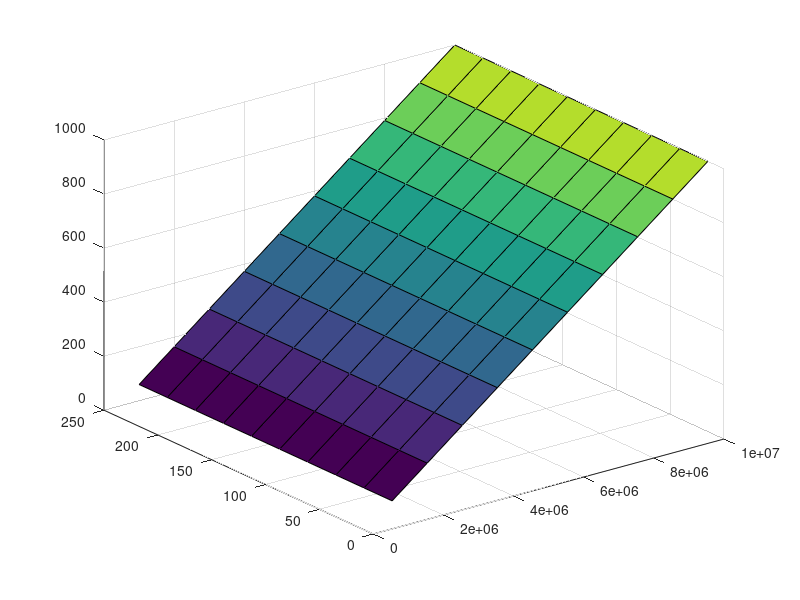

Write MATLAB code to recreate this figure. (Note: this script raises an error after producing the figure.)
iterations = 10;

sigma_list = linspace(15,250,iterations);

freq_list = linspace(1000000,10000000,iterations);

Z_list = zeros(length(freq_list),length(sigma_list));

Z_list_temp = zeros(length(freq_list),length(sigma_list));



for m=1:iterations
    w = freq_list(m);
    
    for n=1:iterations
        sigma = sigma_list(n);
        L = sigma/w;
        C = 1/sigma*w;
        
        Zantena = ( 1j*w*L*(1/(1j*w*C)) )/( 1j*w*L+((1/(1j*w*C))) ) + 4*1j*w*L;

        Z_list(m,n) = imag(Zantena);
    end
    plot(Z_list)
    
end
s = surf(freq_list,sigma_list,Z_list);
s.EdgeColor = 'none';
s.FaceColor = 'interp';
colorbar;
xlabel("Frequência");
ylabel("Sigma");
zlabel("Impedância");